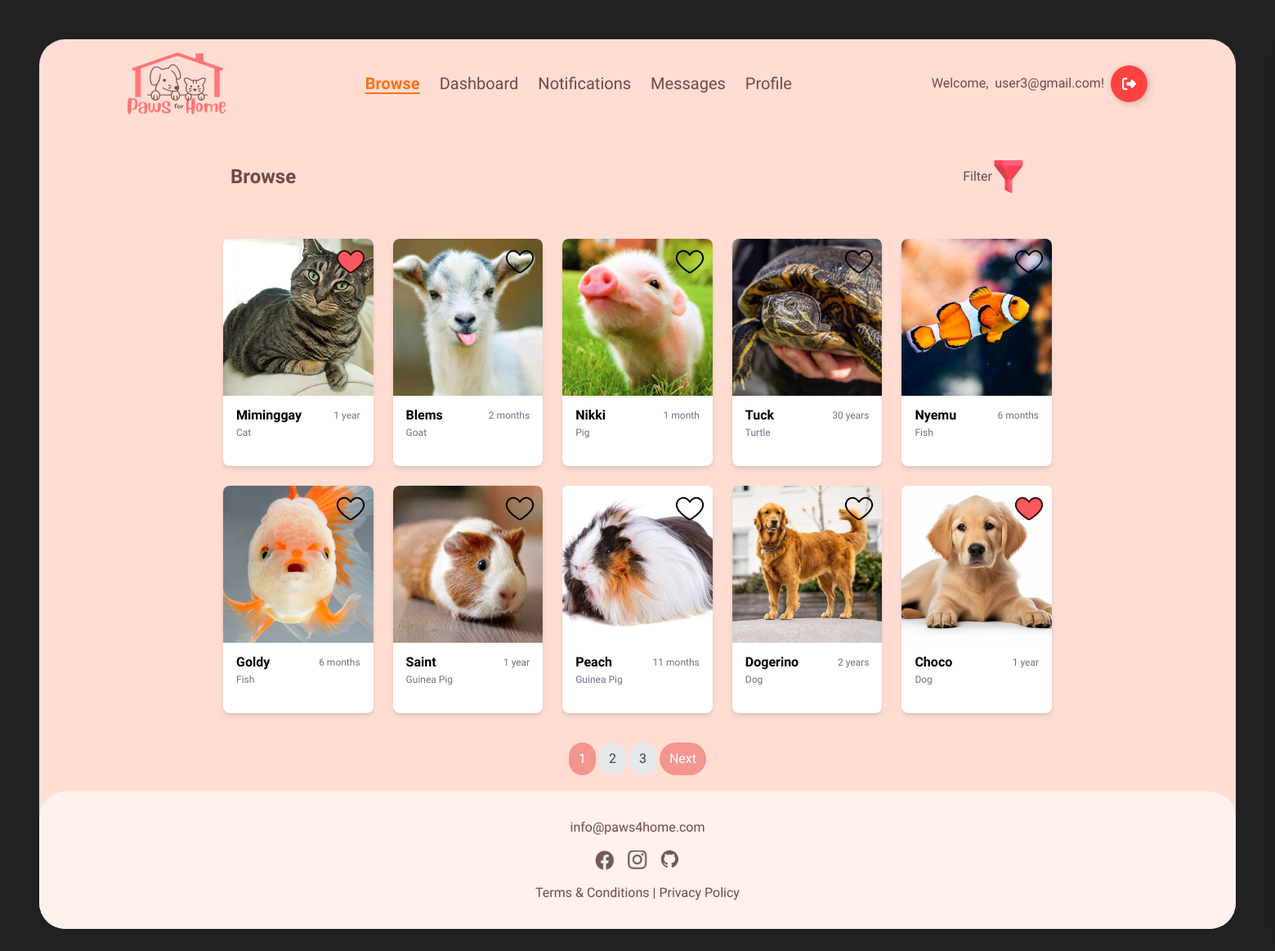
The page /pets/list/ (signed in) on the database as committed earlier.
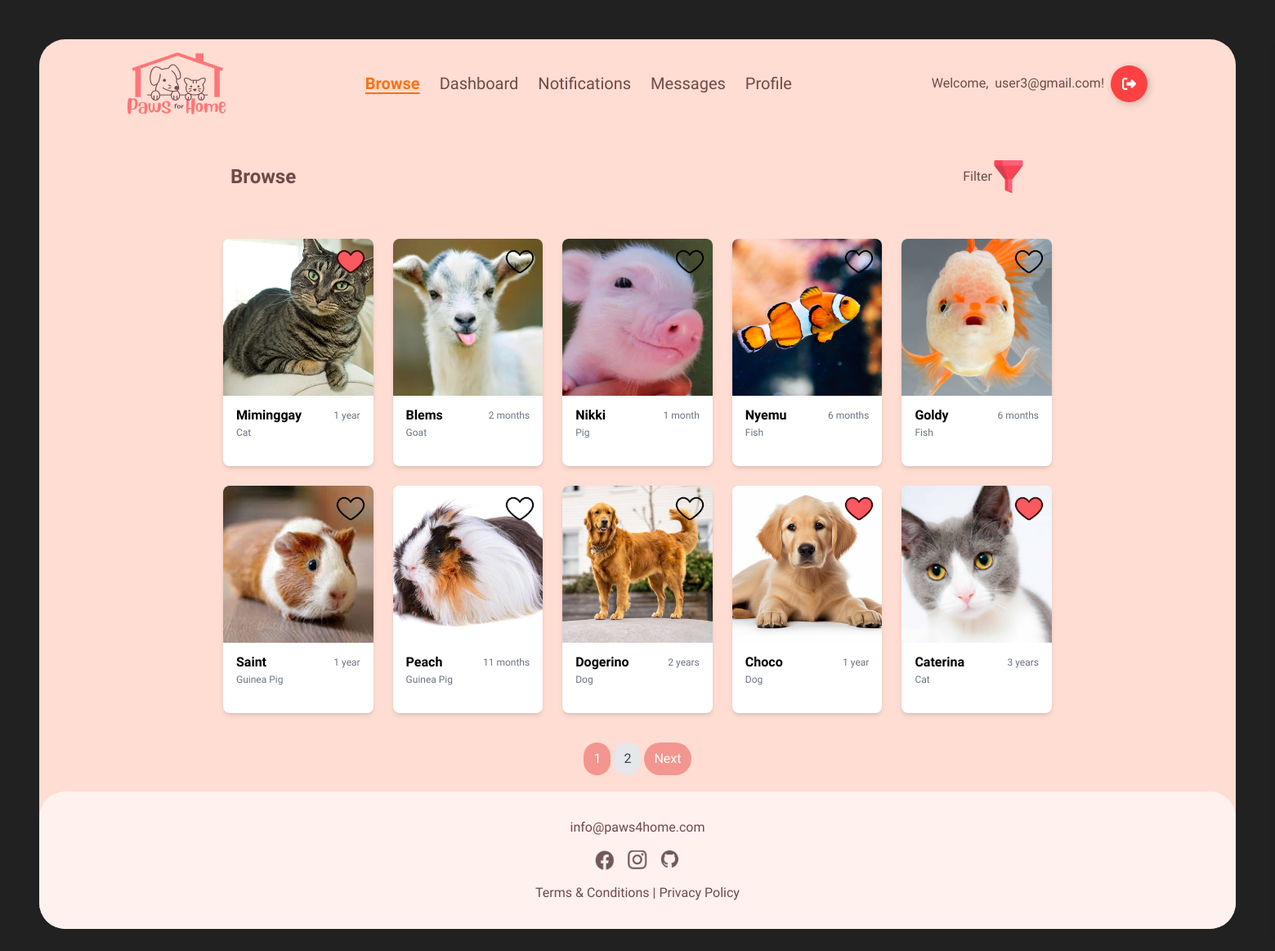
The same page on the database as committed later.
### pets/models.py (models this page shows, shortened)
class Pet(models.Model):
    STATUS_CHOICES = [
        (1, 'Available'),
        (2, 'Adopted'),
    ]
    TYPE_CHOICES = [
    ('Dog', 'Dog'),
    ('Cat', 'Cat'),
    ('Bird', 'Bird'),
    ('Fish', 'Fish'),
    ('Rabbit', 'Rabbit'),
    ('Hamster', 'Hamster'),
    ('Guinea Pig', 'Guinea Pig'),
    ('Frog', 'Frog'),
    ('Ferret', 'Ferret'),
    ('Chinchilla', 'Chinchilla'),
    ('Hedgehog', 'Hedgehog'),
    ('Mouse', 'Mouse'),
    ('Rat', 'Rat'),
    ('Turtle', 'Turtle'),
    ('Snake', 'Snake'),
    ('Lizard', 'Lizard'),
    ('Parrot', 'Parrot'),
    ('Canary', 'Canary'),
    ('Budgerigar', 'Budgerigar'),
    ('Cockatoo', 'Cockatoo'),
    ('Macaw', 'Macaw'),
    ('Lovebird', 'Lovebird'),
    ('Quail', 'Quail'),
    ('Duck', 'Duck'),
    ('Chicken', 'Chicken'),
    ('Goat', 'Goat'),
    ('Pig', 'Pig'),
    ('Spider', 'Spider'),
    ('Tarantula', 'Tarantula'),
    ('Other', 'Other'),
    ]
    name = models.CharField(max_length=100)
    image = models.ImageField(upload_to='pets/', default='pets/default_pet.jpg')
    type = models.CharField(choices=TYPE_CHOICES, max_length=20, default='other')
    age_years = models.IntegerField(default=0)
    age_months = models.IntegerField(default=0)
    description = models.TextField(blank=True,null=True)
    location = models.TextField(blank=True,null=True, default='N/A')
    breed = models.CharField(max_length=50, blank=True, null=True)
    adoption_fee = models.IntegerField(default=0, blank=True)
    status = models.IntegerField(choices=STATUS_CHOICES, default=1)
    created_at = models.DateTimeField(auto_now_add=True)
    owner = models.ForeignKey(settings.AUTH_USER_MODEL, on_delete=models.CASCADE, null=True)
    is_deleted = models.BooleanField(default=False)

### main/decorators.py (the view)
    def _wrapped_view(request, *args, **kwargs):
        if request.user.account_type != 'user':
            return render(request, '403.html', {}, status=403)
        return view_func(request, *args, **kwargs)

### pets/templates/pets/list_pet.html (shortened to what the changed rows need)
{% extends "base.html" %}
{% block content %}
{% load static %}
<link rel="stylesheet" href="{% static 'css/slider.css' %}">
<section class=" mt-8">
    <div class="px-[15vw] mb-6 flex justify-between items-center">
        <h2 class="text-2xl font-bold">Browse</h2>
    </div>
    <div class="place-items-center pt-6 pb-4">
        <div class="grid grid-cols-2 sm:grid-cols-3 md:grid-cols-4 lg:grid-cols-5 w-[65vw] gap-6">
            {% for pet in pets %}
            <div class="bg-white rounded-lg shadow-md overflow-hidden cursor-pointer relative hover:scale-105 hover:z-40 duration-300"
                data-pet-id="{{ pet.id }}"
                onclick="showPetModal('{{ pet.id }}', '{{ pet.name }}', '{{ pet.created_at }}', '{{ pet.age_years }}', '{{ pet.age_months }}', '{{ pet.type }}', '{{ pet.adoption_fee }}', '{{ pet.description }}', '{{ pet.image.url }}')">
                <img src="{{ pet.image.url }}" alt="{{ pet.name }}" class="w-full h-48 object-cover">
                <div class="px-4 pt-3 pb-8">
                    <div class="flex justify-between items-center">
                        <h3 class="font-bold text-[16px] text-black">{{ pet.name }}</h3>
                        <p class="text-gray-500 text-[12px]">
                            {% if pet.age_years > 0 %}
                                {% if pet.age_years > 1 %}
                                    {{ pet.age_years }} years
                                {% else %}
                                    {{ pet.age_years }} year
                                {% endif %}
                            {% else %}
                                {% if pet.age_months > 1 %}
                                    {{ pet.age_months }} months
                                {% else %}
                                    {{ pet.age_months }} month
                                {% endif %}
                            {% endif %}
                        </p>
                    </div>
                    <span class="text-gray-500 text-[12px] block mt-0">{{ pet.type }}</span>
                </div>
                <a href="javascript:void(0);"
                class="absolute top-2 right-2 z-10 toggle-favorite"
                data-pet-id="{{ pet.id }}"
                onclick="toggleFavorite(event, {{ pet.id }})">
                    {% if pet.id in favorite_pet_ids %}
                        <img src="{% static 'images/liked.png' %}" alt="Liked" class="w-10 h-10 favorite-icon" data-favorited="true">
                    {% else %}
                        <img src="{% static 'images/unliked.png' %}" alt="Not Liked" class="w-10 h-10 favorite-icon" data-favorited="false">
                    {% endif %}
                </a>
            </div>
            {% empty %}
            <div class="h-[40vh]"><p >No pets available.</p></div>
            {% endfor %}
        </div>
    </div>
    <div class="flex justify-center my-5">
        <div class="inline-flex items-center space-x-1">
            {% for page_num in pets.paginator.page_range %}
                {% if pets.number == page_num %}
                    <span class="bg-[#F2968F] text-white px-3 py-2 rounded-full">{{ page_num }}</span>
                {% else %}
                    <a href="?page={{ page_num }}" class="bg-gray-200 text-gray-700 px-3 py-2 rounded-full">{{ page_num }}</a>
                {% endif %}
            {% endfor %}
            {% if pets.has_next %}
                <a href="?page={{ pets.next_page_number }}" class="bg-[#F2968F] text-white px-3 py-2 rounded-full">Next</a>
            {% endif %}
        </div>
    </div>
</section>
{% endblock %}

Rows that differ between the two databases and show on the page:
removed Pet: image (picture), name "Tuck", age_years "30", type "Turtle"
changed Pet "Nikki": image: a different picture
now on this page (row unchanged): Pet: image (picture), name "Caterina", age_years "3", type "Cat"
Other text that changed with them:
list line gone: "3"
